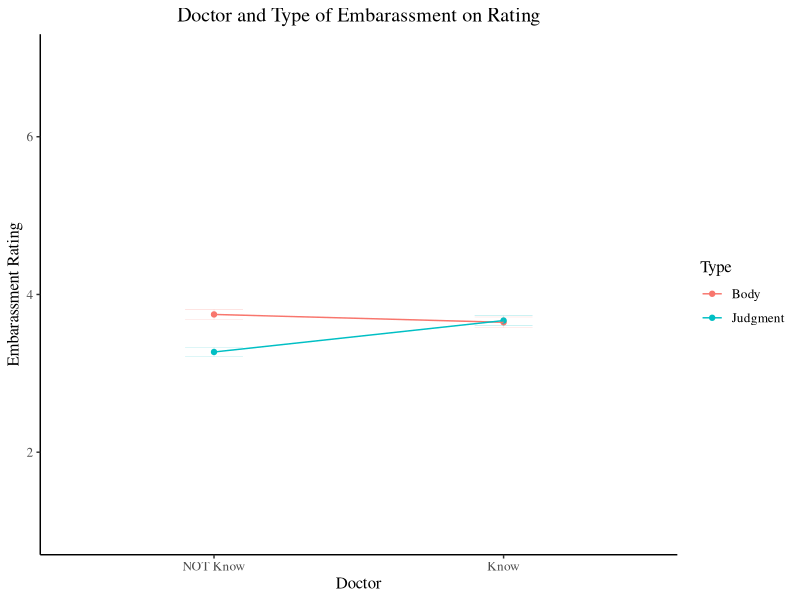
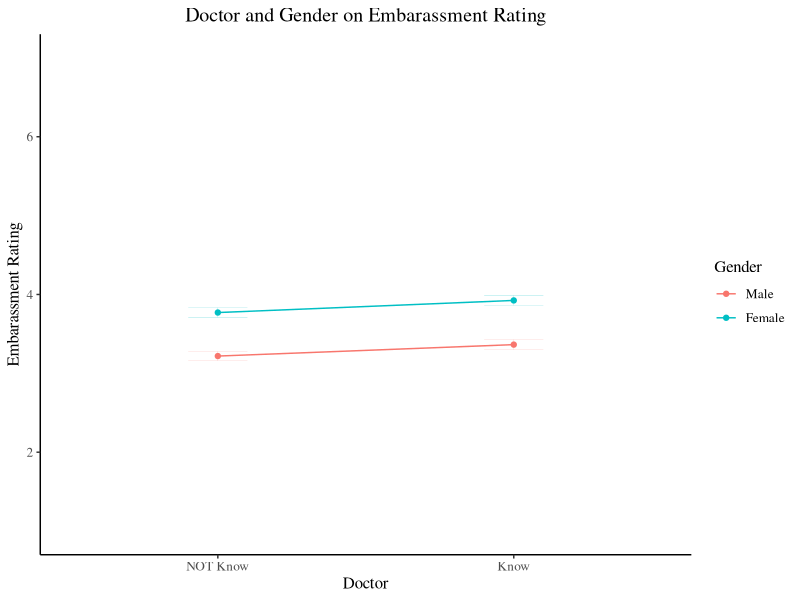
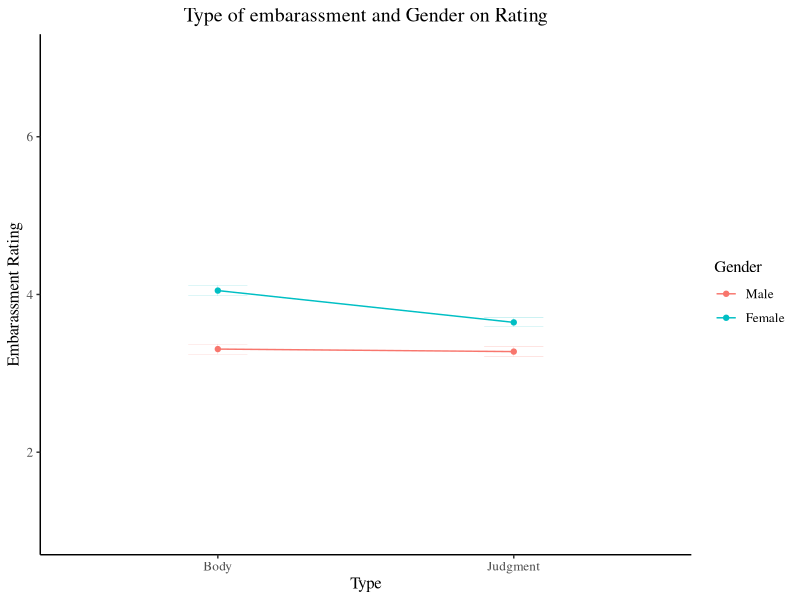
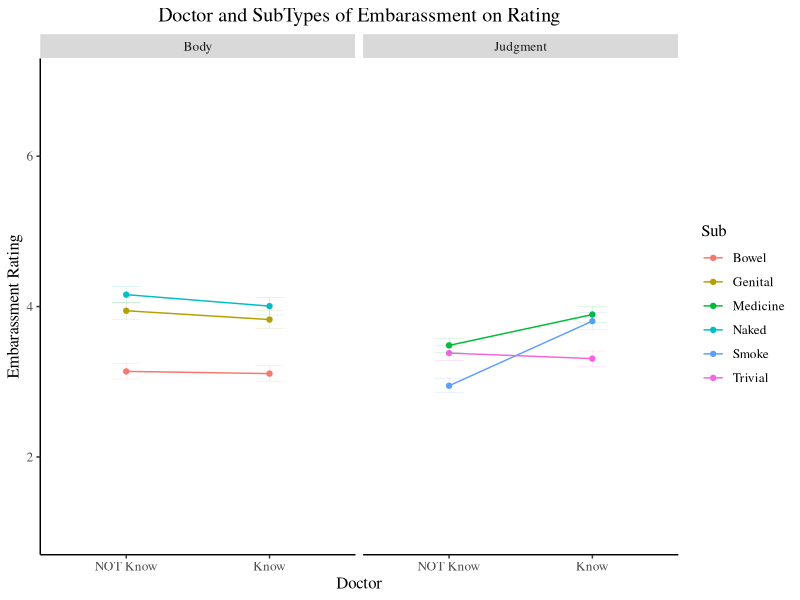
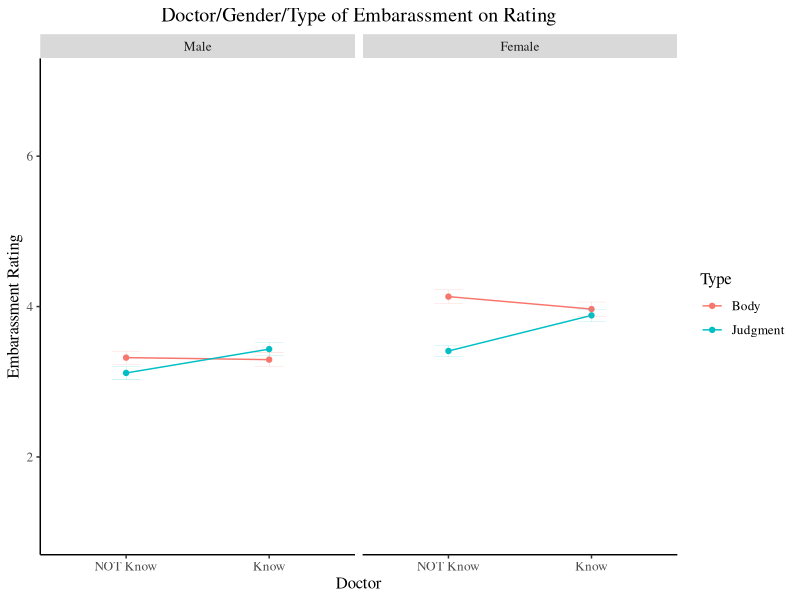

Write the R code that produced these figures, in order. (Note: this script raises an error after producing the figures.)
## ---- chunk 1
library(tidyverse)
#Load Data
Dat <- read.csv("EmbarrassmentEnvyVersion2.csv", TRUE) 
Dat %>% filter(Gender == 1) %>% nrow()

#The percentage of people get wrong in Attention 1: correct answer coded value is 13.
nrow(Dat %>% filter( Attention.1!= 13 ))/nrow(Dat)


#The percentage of people get wrong in Attention 2( the math question) :correct answer coded value is 5.
nrow(Dat %>% filter( Attention2!= 5))/nrow(Dat)


#Percentage of people get wrong in both attention 1 and attention 2 :
nrow(Dat %>% filter( Attention2!= 5&Attention.1!= 13 ))/nrow(Dat)


#Percentage of people get wrong in attention 1 or attention 2 :
nrow(Dat %>% filter( Attention2!=5 |Attention.1!= 13 ))/nrow(Dat)

## ---- chunk 2
#Create binary variable for attention 2 error  and attention 1 error 
Dat <- Dat %>% mutate(attention.1.error = if_else(Attention.1 == 13, "AC1 Correct" , "AC1 Incorrect"))
Dat <- Dat %>% mutate(attention.2.error = if_else(Attention2 == 5, "AC2 Correct" , "AC2 Incorrect"))
library(tidyverse)

# Visualize a graph to see the dependence of attention 2 and attention 1 
#ggplot(Dat %>% filter(!is.na(attention.1.error) & !is.na(attention.2.error)) ) +
  #aes(x = attention.1.error, fill = attention.2.error) +
  #geom_bar() +
  #scale_fill_hue() +
  #theme_minimal()+
  #labs(x = "Attention 1 Check" , y = " Subject Count")+
  #scale_fill_discrete(name = "Attention 2 Check")

#Chi-Square table
Dat1<- Dat %>% filter(!is.na(attention.1.error)&!is.na(attention.2.error))

table(Dat1$attention.1.error,Dat1$attention.2.error)

chisq.test(Dat$attention.1.error,Dat$attention.2.error)

## ---- chunk 3

#log transform the duration in seconds;

anova(lm(log(Duration..in.seconds.) ~ attention.1.error, data =  Dat))

anova(lm(log(Duration..in.seconds.) ~ attention.2.error, data =  Dat))


## ---- chunk 4

#Calculate and mutate the column of sequential rating differences during dispositional envy scale:
Dat2<- Dat %>% filter(!is.na(Envy1)) %>% mutate(sequential_difference = abs(Envy1-Envy2)+abs(Envy2 -  Envy3)+abs(Envy3-Envy4)+abs(Envy4-Envy5)+abs(Envy5-Envy6)+abs(Envy6-Envy7)+abs(Envy7-Envy8))

#linear regression on sequential_difference predicting log transformed duration in seconds ;
anova(lm(log(Duration..in.seconds.) ~ sequential_difference, data =  Dat2))

#liner regression of attention 1 error predicting sequential difference. 
anova(lm(sequential_difference ~attention.1.error, data = Dat2))
## ---- chunk 5
#Delete the participants' data that fail the attention checks
Dat_attention_check_passed <- Dat %>% filter(Attention.1 == 13 & Attention2 == 5)
type_gender_know <- Dat_attention_check_passed %>% select(Gender, ResponseId, starts_with(c("Body", "Judgment")))

#type_gender_know <- 
  #type_gender_know %>% 
 # rename(Body.Naked_1 = Body.Naked._1, Body.Naked_2 = Body.Naked._2)
test <- type_gender_know %>% 
  select(Gender, Body.Bowel_1, Body.Bowel_2)

test %>% pivot_longer(cols=c(Body.Bowel_1, Body.Bowel_2), names_to = "doctor_type", values_to = "scores", names_prefix="Body.Bowel_")

repeated_ready <- 
type_gender_know %>% 
  pivot_longer(cols = starts_with(c("Judgment", "Body")), 
                 values_to = "scores", 
                 names_to = (c("Type", "Sub", "Doctor")),
               names_pattern = c("(.*)\\.(.*)_(.)"))
## ---- chunk 6
# Doctor and Type or Embarrassment on Rating

repeated_ready$Doctor <- as.factor(repeated_ready$Doctor)
repeated_ready$Doctor <- recode_factor(repeated_ready$Doctor, "1" = "NOT Know","2" = "Know")

repeated_ready%>% 
  ggplot() +
  aes(x = Doctor, color = Type, group = Type, y = scores) +
  stat_summary(fun.y = mean, geom = "point") +
  stat_summary(fun.y = mean, geom = "line")+
  labs(y = "Embarassment Rating")+
  theme (plot.title = element_text(hjust = 0.5), text = element_text(family = "serif", size = 12), 
         panel.grid.major = element_blank(), 
         panel.grid.minor = element_blank(),
         panel.background = element_blank(), 
         axis.line = element_line(colour = "black"))+
          ggtitle("Doctor and Type of Embarassment on Rating")+
          stat_summary(fun.data = "mean_se",geom = "errorbar", size = 0.05,width = 0.2)+
           scale_y_continuous(limits = c(1, 7))
 
## ---- chunk 7
#Doctor and Gender on Embarassment Rating

repeated_ready$Gender <- as.factor(repeated_ready$Gender)
repeated_ready$Gender <- recode_factor(repeated_ready$Gender, "1" = "Male","2" = "Female")

 repeated_ready %>% ggplot() +
  aes(x = Doctor, color = Gender, group = Gender, y = scores) +
  stat_summary(fun.y = mean, geom = "point") +
  stat_summary(fun.y = mean, geom = "line")+
  labs(y = "Embarassment Rating")+
  theme (plot.title = element_text(hjust = 0.5), text = element_text(family = "serif", size = 12), 
         panel.grid.major = element_blank(), 
         panel.grid.minor = element_blank(),
         panel.background = element_blank(), 
         axis.line = element_line(colour = "black"))+
   stat_summary(fun.data = "mean_se",geom = "errorbar", size = 0.05,width = 0.2)+
  ggtitle("Doctor and Gender on Embarassment Rating")+
    scale_y_continuous(limits = c(1, 7))
 
 


## ---- chunk 8
#Embarassment Type and Gender on Embarassment Rating

 repeated_ready %>% ggplot() +
   aes(x = Type, color = Gender, group = Gender, y = scores) +
   stat_summary(fun.y = mean, geom = "point") +
   stat_summary(fun.y = mean, geom = "line")+
   labs(y = "Embarassment Rating")+
   theme (plot.title = element_text(hjust = 0.5), text = element_text(family = "serif", size = 12), 
          panel.grid.major = element_blank(), 
          panel.grid.minor = element_blank(),
          panel.background = element_blank(), 
          axis.line = element_line(colour = "black"))+ 
   stat_summary(fun.data = "mean_se",geom = "errorbar", size = 0.05,width = 0.2)+
   ggtitle("Type of embarassment and Gender on Rating")+
   scale_y_continuous(limits = c(1, 7))
 
 
 

## ---- chunk 9
# Doctor and SubTypes of Embarassment on Rating

repeated_ready%>% 
  ggplot() +
  aes(x = Doctor, color = Sub, group = Sub, y = scores) +
  stat_summary(fun.y = mean, geom = "point") +
  stat_summary(fun.y = mean, geom = "line")+
  labs(y = "Embarassment Rating")+
  theme (plot.title = element_text(hjust = 0.5), text = element_text(family = "serif", size = 12), 
         panel.grid.major = element_blank(), 
         panel.grid.minor = element_blank(),
         panel.background = element_blank(), 
         axis.line = element_line(colour = "black"))+
  ggtitle("Doctor and SubTypes of Embarassment on Rating")+
  stat_summary(fun.data = "mean_se",geom = "errorbar", size = 0.05,width = 0.2)+
   facet_wrap(.~Type)+
   scale_y_continuous(limits = c(1, 7))
 
## ---- chunk 10

 repeated_ready%>% 
  ggplot() +
  aes(x = Doctor, color = Type, group = Type, y = scores) +
  stat_summary(fun.y = mean, geom = "point") +
  stat_summary(fun.y = mean, geom = "line")+
  labs(y = "Embarassment Rating")+
  theme (plot.title = element_text(hjust = 0.5), text = element_text(family = "serif", size = 12), 
         panel.grid.major = element_blank(), 
         panel.grid.minor = element_blank(),
         panel.background = element_blank(), 
         axis.line = element_line(colour = "black"))+
          ggtitle("Doctor/Gender/Type of Embarassment on Rating")+
          stat_summary(fun.data = "mean_se",geom = "errorbar", size = 0.05,width = 0.2)+
          facet_wrap(.~ Gender)+scale_y_continuous(limits = c(1, 7))
 
 
## ---- chunk 11
model1<- aov(scores ~ Gender*Type*Doctor+Error(ResponseId/(Type*Doctor)), data = repeated_ready)
summary(model1)
plot(fitted(model1),residuals(model1))

